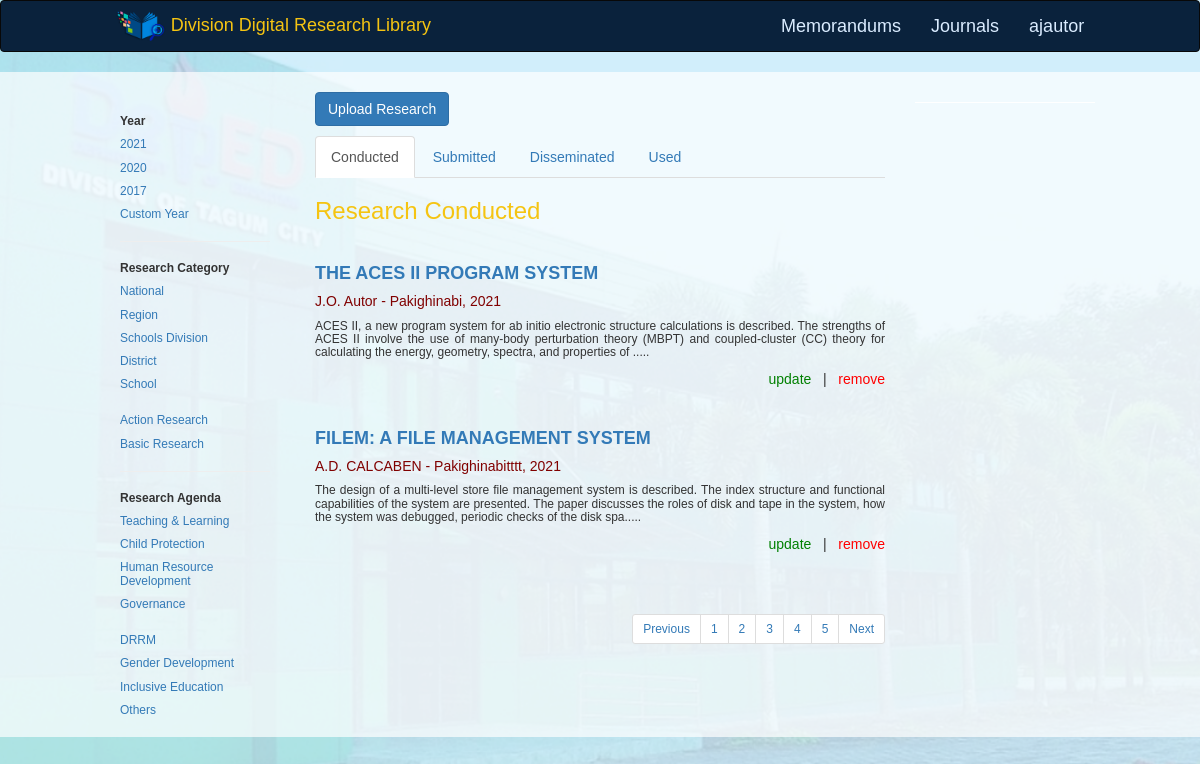
/pages/user_research_status.php (signed in), run on the app's committed database.
### tables this page shows
CREATE TABLE `research_output` (
  `research_id` int(11) NOT NULL,
  `research_title` varchar(1024) NOT NULL,
  `research_doi` varchar(1024) NOT NULL,
  `research_category` varchar(1024) NOT NULL,
  `research_type` varchar(1024) NOT NULL,
  `research_agenda` varchar(1024) NOT NULL,
  `research_status` varchar(1024) NOT NULL,
  `research_abstract` varchar(2048) NOT NULL,
  `research_date_publish` date NOT NULL,
  `research_office` varchar(1024) NOT NULL,
  `research_keywords` varchar(512) NOT NULL,
  `research_journal_id` int(11) NOT NULL,
  `research_journal_pages` varchar(1024) NOT NULL,
  `research_filename` varchar(1024) NOT NULL,
  `research_filepath` varchar(1024) NOT NULL
);

CREATE TABLE `researcher` (
  `researcher_id` int(255) NOT NULL,
  `researcher_user_id` int(255) DEFAULT NULL,
  `researcher_first_name` varchar(1024) NOT NULL,
  `researcher_middle_name` varchar(1024) NOT NULL,
  `researcher_last_name` varchar(1024) NOT NULL,
  `researcher_office` varchar(1024) NOT NULL,
  `researcher_designation` varchar(1024) NOT NULL,
  `researcher_profile_picture` varchar(1024) NOT NULL,
  `researcher_email` varchar(1024) NOT NULL
);

CREATE TABLE `research_journal` (
  `journal_id` int(255) NOT NULL,
  `journal_user_id` int(255) NOT NULL COMMENT 'user who uploaded the journal',
  `journal_title` varchar(1024) NOT NULL,
  `journal_description` varchar(2048) NOT NULL,
  `journal_volume` int(255) NOT NULL,
  `journal_issue` int(255) NOT NULL,
  `journal_issn` varchar(1024) NOT NULL,
  `journal_publisher_name` varchar(1024) NOT NULL,
  `journal_date_publish` date NOT NULL,
  `journal_editor_team` varchar(1024) NOT NULL,
  `journal_filename` varchar(1024) NOT NULL,
  `journal_filepath` varchar(1024) NOT NULL,
  `journal_posted_at` datetime NOT NULL,
  `journal_updated_at` datetime NOT NULL,
  `journal_photo` varchar(1024) NOT NULL
);

### pages/user_research_status.php (the view, shortened to what this page needs)
<?php
include "../database/db_config.php";
?>
<DOCTYPE! html>
<html>
	<head>
		<link rel="stylesheet" href="https://cdnjs.cloudflare.com/ajax/libs/font-awesome/4.7.0/css/font-awesome.min.css">
		<link rel="stylesheet" type="text/css" href="../bootstrap-3.3.7-dist/css/bootstrap.css">
		<link rel="stylesheet" type="text/css" href="../bootstrap-3.3.7-dist/css/bootstrap.min.css">
		<link rel="stylesheet" type="text/css" href="../css/body_css.css">
        <link rel="stylesheet" type="text/css" href="../css/footer_css.css">
        <link rel="stylesheet" type="text/css" href="../css/nav_css.css">
	</head>
	<body class="bg-light">
		<nav class="navbar navbar-inverse" >
		  	<div class="container-fluid col-md-10 col-md-offset-1">
			    <div class="navbar-header">
			      	<a class="navbar-brand nav_title_a" href="homepage.php">
			      		<span><img src="../images/logo1.png" height="30px" width="50px"></span>
			      			<span class="title_brand_nav"> Division Digital Research Library </span>
			      	</a>
			    </div>
			    <ul class="nav navbar-nav navbar-right">
			    	<li class="title_brand"><a class="title_brand" href="memorandum.php">Memorandums</a></li>
			    	<li class="title_brand"><a class="title_brand" href="journals.php">Journals</a></li>
                    <li class="dropdown title_brand">
                        <a href="#" class="dropbtn title_brand"><?= $_SESSION['user'] ?></a>
                    </li>
			    </ul>
		  	</div>
		</nav>
		<div class="container-fluid ">
		  	<div class="row content body_middle" >
		  		<br>
			    <div class="col-sm-3 sidenav" >
			    	<div class="col-sm-4" ></div>
			    	<div class="col-sm-8 h6">
			    		<br>
			    		<div>
			    			<p><b>Year</b></p>
			    			<p><a href="#">2021</a></p>
				      		<p><a href="#">2020</a></p>
				      		<p><a href="#">2017</a></p>
				      		<p><a href="#">Custom Year</a></p>
			    		</div>
			    		<hr>
			    		<div>
			    			<p><b>Research Category</b></p>
			    			<p><a href="#">National</a></p>
				      		<p><a href="#">Region</a></p>
				      		<p><a href="#">Schools Division</a></p>
				      		<p><a href="#">District</a></p>
				      		<p><a href="#">School</a></p>
				      		<br>
				      		<p><a href="#">Action Research</a></p>
				      		<p><a href="#">Basic Research</a></p>
			    		</div>
			    		<hr>
			    		<div>
			    			<p><b>Research Agenda</b></p>
			    			<p><a href="#">Teaching & Learning</a></p>
				      		<p><a href="#">Child Protection</a></p>
				      		<p><a href="#">Human Resource Development</a></p>
				      		<p><a href="#">Governance</a></p>
				      		<br>
				      		<p><a href="#">DRRM</a></p>
				      		<p><a href="#">Gender Development</a></p>
				      		<p><a href="#">Inclusive Education</a></p>
				      		<p><a href="#">Others</a></p>
			    		</div>
			      	</div>
			    </div>
			    <div class="col-sm-6 center_content">
			    	<div class="text-justify">
						<a href="user_add_research.php">
							<button type="button" class="btn btn-primary" >
								Upload Research
							</button>
						</a>
					</div>
					<div>
						<ul class="nav nav-tabs">
						    <li class="active"><a data-toggle="tab" href="#conducted">Conducted</a></li>
						    <li><a data-toggle="tab" href="#submitted">Submitted</a></li>
						    <li><a data-toggle="tab" href="#disseminated">Disseminated</a></li>
						    <li><a data-toggle="tab" href="#used">Used</a></li>
  						</ul>
						<div class="tab-content">
						    <div id="conducted" class="tab-pane fade in active">
						      	<h3 class="title_brand_nav">Research Conducted</h3>
						      	<br>
						    	<?php
						    		$status = "Conducted";
									$query = "SELECT * FROM research_output AS ro INNER JOIN research_creation AS rc INNER JOIN research_journal AS rj INNER JOIN researcher as r ON rj.journal_id = ro.research_journal_id AND ro.research_id = rc.creation_research_id AND rc.creation_researcher_id = r.researcher_id WHERE research_status = '$status'";
									if ($result = $db->query($query)){
										while ($row = $result->fetch_assoc()){
								?>
						      	<div class="">
									<p class="h4 text-justify"><b><a href="research_view.php?rid=<?=$row['research_id']?>"> <?=strtoupper($row['research_title'])?> </a></b></p>
									<p class="h5 text-justify" style="color: maroon">
										<?=$row['researcher_first_name'][0].".".$row['researcher_middle_name'][0].". ".$row['researcher_last_name']?> - <?=ucwords(strtolower($row['journal_title'])).", ".date('Y',strtotime($row['journal_date_publish']))?>
									</p>
									<p class="h6 text-justify">
										<?=substr($row['research_abstract'], 0, 270)."....."?>
									</p>
									<p class="text-right" style="">
										<a href="user_update_research.php?rid=<?=$row['research_id']?>" style="color: green;">
											update
										</a>
										&nbsp;&nbsp;|&nbsp;&nbsp;
										<a href="" style="color: red;">remove</a>
									</p>
									<p>&nbsp;</p>
								</div>
								<?php
									}
								} else {
									echo "<p> No uploaded Conducted Research yet.</p>";
								}
								?>
								<div class="text-right">
									<ul class="pagination pagination-sm ">
									    <li><a href="#">Previous</a></li>
									    <li><a href="#">1</a></li>
									    <li><a href="#">2</a></li>
									    <li><a href="#">3</a></li>
									    <li><a href="#">4</a></li>
									    <li><a href="#">5</a></li>
									    <li><a href="#">Next</a></li>
			  						</ul>
								</div>
						    </div>
						</div>
					</div>
				</div>
				<div class="col-sm-3 sidenav" >
			    	<div class="col-sm-8 h6" style="background-color: white;">
			    	</div>
			    	<div class="col-sm-4" ></div>
			    </div>
		  	</div>
		</div>
	</body>
</html>

### css/body_css.css (style rules this page uses)
body { margin: 0; font-family: Arial, Helvetica, sans-serif; background-color: #f0f0ff; background-image: url('../images/bg2.png'); background-position: center; background-repeat: no-repeat; background-size: cover; }
.navbar-header, nav, .navbar { color: black; }
.navbar { background-color: #0a223c; }
.nav_title_a { margin-top: -5px; }
.title_brand_nav, .nav { font: Helvetica; color: #f5c412; }
.title_brand { font: Helvetica; color: #f5c412; font-size: 18px; }
li.title_brand a.title_brand { font: Helvetica; color: #daecff; font-size: 18px; }
.body_middle { background: rgba(255, 255, 255, 0.7) }

### css/nav_css.css (style rules this page uses)
body { margin: 0; font-family: Arial, Helvetica, sans-serif; }

### data on the page
research_output: research_title "THE ACES II PROGRAM SYSTEM", researcher.researcher_first_name "J", researcher.researcher_middle_name "O", researcher.researcher_last_name "Autor", research_journal.journal_title "Pakighinabi", research_journal.journal_date_publish "2021", research_abstract "ACES II, a new program system for ab initio electronic structure calculations is described. The strengths of ACES II involve the use of many-body perturbation theory (MBPT) and coupled-cluster (CC) theory for calculating the energy, geometry, spectra, and properties of"
research_output: research_title "FILEM: A FILE MANAGEMENT SYSTEM", researcher.researcher_first_name "A", researcher.researcher_middle_name "D", researcher.researcher_last_name "CALCABEN", research_journal.journal_title "Pakighinabitttt", research_journal.journal_date_publish "2021", research_abstract "The design of a multi-level store file management system is described. The index structure and functional capabilities of the system are presented. The paper discusses the roles of disk and tape in the system, how the system was debugged, periodic checks of the disk spa"

### other printed values
$_SESSION['user'] "ajautor"
